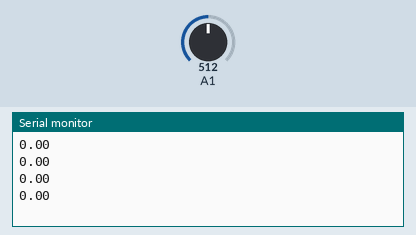
This sketch was run on a simulated Arduino Uno, built with avr-gcc and run on an emulated ATmega328P. Parts: the last lines printed to the serial monitor. Inputs (shaded band) come from the test bench; at power-on: A1 = 512.

Above: at 1.2 s.
1.3 s: A1 set to 306
At 1.71 s:
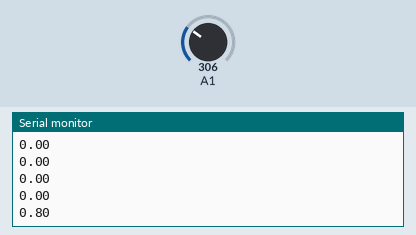
2.8 s: A1 set to 122
At 2.91 s:
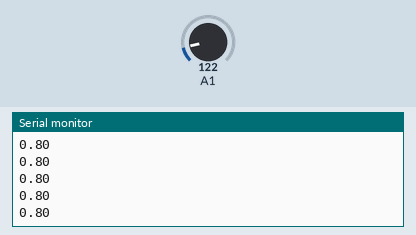
Timing chart, 0 to 5.8 s (numbered marks = the images above; inputs shaded):
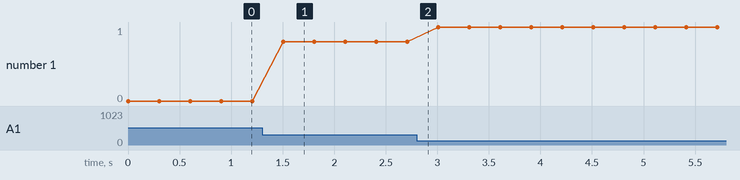

Measured:
- after the input at 1.3 s, the serial monitor: prints a new line after 0.20 s (image 1)
- plotted number 1: 0 → 0.8 after the input at 1.3 s, 0.8 → 1 after the input at 2.8 s

The sketch:

Fuzzy_Logic_Library.ino
```cpp
// (licence header left out)
/********************************************************/

#include <FuzzyControl.h>

fuzzyDomain light, outC;


void setup() {

  Serial.begin(9600);

  light.nset = 3;
  light.fset = new fuzzyDef[3];

  //creates a standard domain with nset=3 fuzzy sets
  setDomain(&light, 1023);

  //It is possible to define each fuzzy set like this:
  //  light.fset[0].membership = &decreasing;
  //  light.fset[0].mina = 212;
  //  light.fset[0].maxa = 512;

  // creates output control fuzzy domain
  outC.nset = 3;
  outC.fset = new fuzzyDef[3];
  setDomain(&outC, -10,10);

  pinMode(A1, INPUT);


}

void loop() {
  // put your main code here, to run repeatedly:
  int val = analogRead(A1);
  //  long m=micros();
  truthDegree(&light, val);
  setMiu(&outC.fset[0], light.fset[0].miu);
  outC.fset[1].miu = light.fset[1].miu;
  weightedAverage(&outC);
  Serial.println(outC.fset[0].miu);
     // Serial.println(micros()-m);

  delay(300);
}
```
